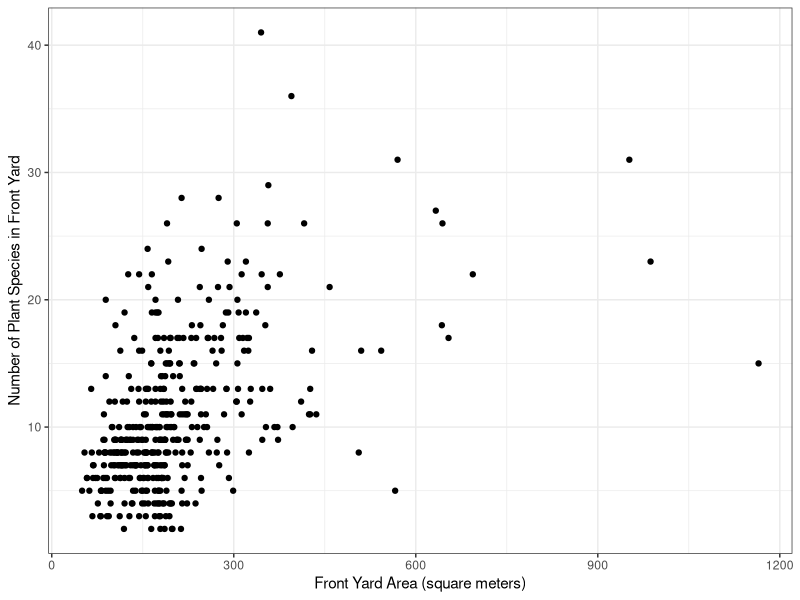

Source code (R):
## ---- chunk 1
knitr::opts_chunk$set(echo = FALSE)
library(readr)
library(tidyr)
library(dplyr)
library(vegan)
library(ggplot2)
## ---- chunk 2
sp_cover08 <- read_csv("data/species_cover_08.csv")
sp_key08 <- read_csv("data/species_key_08.csv")
sp_number08 <- read_csv("data/species_number_08.csv")
main_survey08 <- read_csv("data/main_survey_08.csv")
house_ids <- read_csv("data/HouseIDs.csv")

main_survey08_2 <- main_survey08 %>%
  merge(house_ids, by = "HouseID_EC") %>%
  dplyr::select(-date_entered:-yardquality_notes, -lawngrasscolor_percent_verygreen:-fence_continuity, -drip_irrigation:-animals_in_neighborhood)

main_survey08_2$lawn_present <- as.factor(main_survey08_2$lawn_present)
## ---- chunk 3
species_number_2 <- sp_number08 %>% 
  replace(is.na(.), 0)

sn_sites <- species_number_2$HouseID_EC
sn_matrix <- select(species_number_2, -HouseID_EC)

sn_matrix2 <- as.data.frame(lapply(sn_matrix, as.numeric))

pres_matrix <- sn_matrix2
pres_matrix[pres_matrix > 0] <- 1

sr <- specnumber(species_number_2)
div_df <- tibble(sn_sites, sr)
div_df2 <- div_df %>%
  merge(main_survey08_2, by.x = "sn_sites", by.y = "HouseID_EC") %>%
  select(HouseID_MW, HouseID_EC = sn_sites, neighborhood_name, sr, lawn_present, yard_type_front, front_yard_area_m2) %>%
  mutate(sr_by_area = sr/front_yard_area_m2)
div_summary <- div_df2 %>%
  group_by(neighborhood_name, lawn_present, yard_type_front) %>%
  summarise(mean_sr = mean(sr), mean_sr_by_area = mean(sr_by_area), N = length(sr))
## ---- chunk 4
ggplot(div_df2, aes(x = front_yard_area_m2, y = sr)) +
  geom_point() +
  theme_bw() +
  ylab("Number of Plant Species in Front Yard") +
  xlab("Front Yard Area (square meters)")
## ---- chunk 5
sp_freq <- as.data.frame(colSums(sn_matrix2))
colnames(sp_freq) <- "number_individuals"
sp_freq$species <- rownames(sp_freq)

sp_freq_pres <- as.data.frame(colSums(pres_matrix))
colnames(sp_freq_pres) <- "number_occurrances"
sp_freq_pres$species <- rownames(sp_freq_pres)

top_freq <- sp_freq %>%
  filter(number_individuals > 200) %>%
  merge(sp_key08, by.x = "species", by.y = "species_id", all.x = TRUE)

top_pres <- sp_freq_pres %>%
  filter(number_occurrances > 100) %>%
  merge(sp_key08, by.x = "species", by.y = "species_id", all.x = TRUE)
